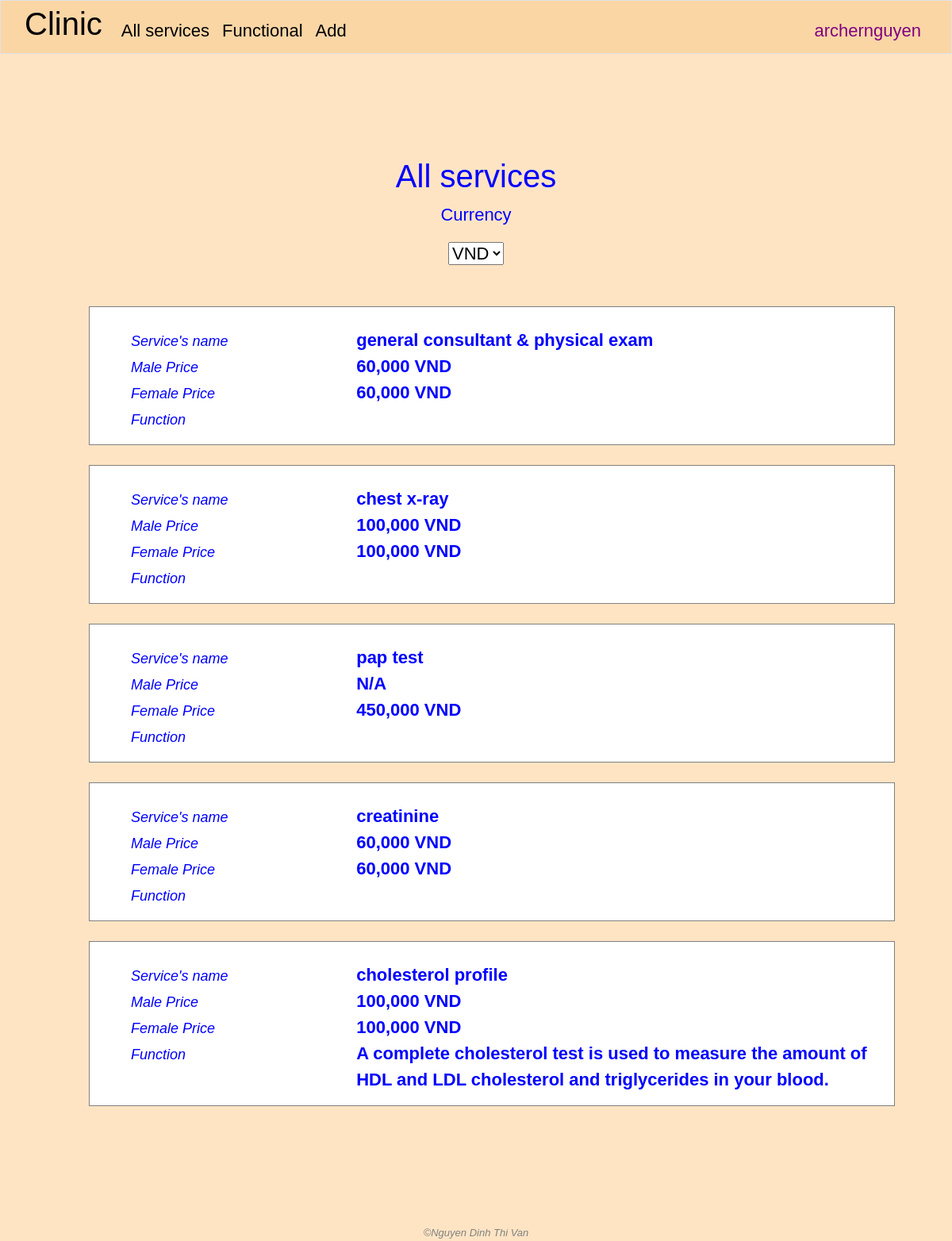
The app's page / (signed in) with its own data.
### clinic/models.py (models this page shows, shortened)
class User(AbstractUser):
    class Level(models.IntegerChoices):
        LOW = 1
        MIDDLE = 2
        TOP = 3
    management_right_level = models.IntegerField(choices=Level.choices, blank=True, null=True)

class Service(models.Model):
    name = models.CharField(max_length=255)
    benefit = models.TextField(blank=True)
    male_price = models.IntegerField(blank=True, null=True)
    female_price = models.IntegerField(blank=True, null=True)

### clinic/views.py (the view)
# urls.py: path('', views.index, name='index'),
@login_required
def index(request):
    yay_message = request.session.get('yay_message', '')
    nay_message = request.session.get('nay_message', '')
    request.session['yay_message'] = ''
    request.session['nay_message'] = ''
    services = Service.objects.all()
    return render(request, "clinic/index.html", {
        "yay_message": yay_message,
        "nay_message": nay_message,
        "services": services
    })

### clinic/templates/clinic/index.html (shortened to what this page needs)
{% extends "clinic/layout.html" %}
{% load static %}
{% load humanize %}
{% block main %}
    <h1 class="text-center">All services</h1>
    <div class="text-center">
        <p>Currency</p>
        <select id="currency">
            <option selected value="VND">VND</option>
        </select>
    </div>
    <div class="container" id="services-container">
        {% for service in services %}
            <div class="service-info my-service-info">
                <div class="field-name">
                    <ul class="no-bullet">
                        <li><i class="i-left">Service's name</i></li>
                        <li><i class="i-left">Male Price</i></li>
                        <li><i class="i-left">Female Price</i></li>
                        <li><i class="i-left">Function</i></li>
                    </ul>
                </div>
                <div class="field-value">
                    <ul class="no-bullet">
                        <li><strong><a>{{ service.name }}</a></strong></li>
                        <li>
                                {% if service.male_price == None %}
                                    <strong>N/A</strong>
                                {% else %}
                                    <strong class="price" data-price="{{ service.male_price }}">{{ service.male_price|intcomma }}</strong> <strong class="price-currency">VND</strong>
                                {% endif %}
                        </li>
                        <li>
                                {% if service.female_price == None %}
                                    <strong>N/A</strong>
                                {% else %}
                                    <strong class="price" data-price="{{ service.female_price }}">{{ service.female_price|intcomma }}</strong> <strong class="price-currency">VND</strong>
                                {% endif %}
                        </li>
                        <li><strong>{{ service.benefit }}</strong></li>
                    </ul>
                </div>
            </div>
        {% empty %}
            <p>No service yet</p>
        {% endfor %}
    </div>
{% endblock %}

### clinic/templates/clinic/layout.html (shortened to what this page needs)
{% load static %}
<!DOCTYPE html>
<html lang="en">
    <head>
        <link rel="stylesheet" href="{% static 'clinic/bootstrap.css' %}">
        <link rel="stylesheet" href="{% static 'clinic/styles.css' %}">
    </head>
    <body>
        <nav class="navbar navbar-expand-lg navbar-custom border">
            <a class="navbar-brand" href="{% url 'index' %}"><span><h1>Clinic</h1></span></a>
            <div class="collapse navbar-collapse" id="navbar">
                <ul class="navbar-nav me-auto mt-2">
                    <li class="nav-item">
                        <a class="nav-link active">
                            All services
                        </a>
                    </li>
                    {% if user.is_authenticated %}
                        <li class="nav-item">
                            <a class="nav-link active">
                                Functional
                            </a>
                        </li>
                        <li class="nav-item">
                            <div class="dropdown">
                                <button class="nav-link active" type="button" id="dropdownMenuButton1" data-bs-toggle="dropdown" aria-expanded="false">
                                    Add
                                </button>
                            </div>
                        </li>
                    {% endif %}
                </ul>
                <ul class="navbar-nav ms-auto mt-2">
                    {% if user.is_authenticated %}
                        <li class="nav-item">
                            <div class="dropdown">
                                <button class="nav-link active" style="color: purple;" type="button" id="dropdownMenuButton2" data-bs-toggle="dropdown" aria-expanded="false">
                                    {{ user.username }}
                                </button>
                            </div>
                        </li>
                    {% endif %}
                </ul>
            </div>
        </nav>
        <main>{% block main %}{% endblock %}</main>
        <footer class="text-center">
            &#169;Nguyen Dinh Thi Van
        </footer>
    </body>
</html>

### clinic/static/clinic/styles.css (style rules this page uses)
body { font-family: sans-serif; font-size: 22px; font-style: normal; }
body { color: blue; background-color: bisque; }
main { min-height: 600px; }
footer { margin-top: 150px; font-family: sans-serif; font-size: 13px; font-style: italic; color: grey; }
.navbar-custom { padding: 0 30px; background: #FAD6A5; margin-bottom: 30px; }
.container { margin: 50px 0; }
.my-service-info { display: grid; grid-template-columns: 30% auto; margin-top: 25px; margin-left: 100px; padding-top: 25px !important; border: 1px solid grey; background-color: white; }
.i-left { font-size: 18px; margin: 10px 20px; }
.no-bullet { list-style-type: none; }

### records on screen
User: username "archernguyen"
Service: name "general consultant & physical exam", male_price "60,000", female_price "60,000"
Service: name "chest x-ray", male_price "100,000", female_price "100,000"
Service: name "pap test", shows "N/A", female_price "450,000"
Service: name "creatinine", male_price "60,000", female_price "60,000"
Service: name "cholesterol profile", male_price "100,000", female_price "100,000", benefit "A complete cholesterol test is used to measure the amount of HDL and LDL cholesterol and triglycerides in your blood."
